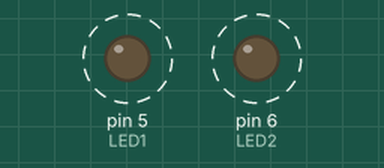
Bench run of a sketch on a simulated Arduino Uno, built with avr-gcc and run on an emulated ATmega328P. Parts: output pins drawn as LEDs (lit = HIGH). Dashed ring = blinking.

Above: at 0.2 s.
Timing chart, 0 to 4.6 s (numbered marks = the images above):
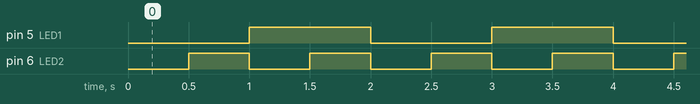

The sketch:

BLINK_LED.ino
```cpp
const int LED1 = 5;  /* GPIO 5 */
const int LED2 = 6;  /* GPIO 6 */

unsigned long previousMillis1 = 0; /* WILL STORE THE LAST TIME LED1 WAS UPDATED  */
unsigned long previousMillis2 = 0; /* WILL STORE THE LAST TIME LED2 WAS UPDATED  */
const long interval1 = 1000; /* INTERVAL AT WHICH TO BLINK LED1 (MILLISECONDS) */
const long interval2 = 500;  /* INTERVAL AT WHICH TO BLINK LED2 (MILLISECONDS) */

void setup() {
  pinMode(LED1, OUTPUT);
  pinMode(LED2, OUTPUT);
}

void loop() {
  unsigned long currentMillis = millis();

  /* CHECK IF IT'S TIME TO TOGGLE LED1 */
  if (currentMillis - previousMillis1 >= interval1) {
    previousMillis1 = currentMillis; /* SAVE THE LAST TIME LED1 WAS UPDATED  */
    digitalWrite(LED1, !digitalRead(LED1)); /* TOGGLE LED1 */
  }

  /* CHECK IF IT'S TIME TO TOGGLE LED2 */
  if (currentMillis - previousMillis2 >= interval2) {
    previousMillis2 = currentMillis; /* SAVE THE LAST TIME LED2 WAS UPDATED  */
    digitalWrite(LED2, !digitalRead(LED2)); /* TOGGLE LED2 */
  }
}  
```

Measured:
- by itself, pin 5 (LED1): alternates HIGH for 1.0 s and LOW for 1.0 s
- by itself, pin 6 (LED2): alternates HIGH for 0.50 s and LOW for 0.50 s
- by itself, everything shown: repeats every 2.0 s, in 4 steps
